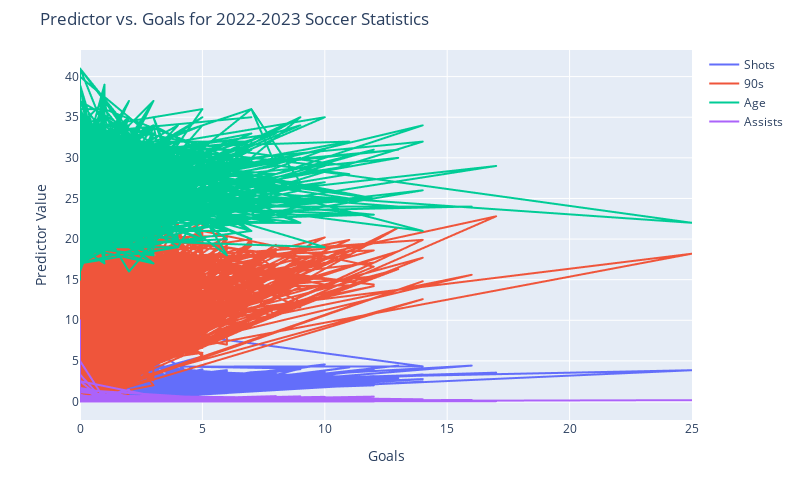

The code cell stored with this chart in its notebook:
### Markdown cell above
***
In order to visualize our data, I will create a line graph using Plotly Express. I am including some different predictors of goals in the plot.
***

### Code cell
data = pd.melt(soccer, id_vars=['Goals'], value_vars=['Shots', '90s', 'Age', 'Assists'])

# Fit the line we are plotting.
fig = px.line(data, x='Goals', y='value', color='variable', line_group='variable')

# Add axis titles.
fig.update_xaxes(title_text='Goals')
fig.update_yaxes(title_text='Predictor Value')

# Add a title.
fig.update_layout(title_text='Predictor vs. Goals for 2022-2023 Soccer Statistics')

# Adjust the layout.
fig.update_layout(
    legend=dict(title=None), 
    font=dict(size=12), 
    margin=dict(t=50), 
    width=800,
    height=500
)

fig.show()

### Figure 1 — Plotly figure (JSON) as saved in the notebook; plotly's stock layout.template omitted (floating-point values rounded to 4 significant figures; data arrays with more than 128 entries replaced by an {"elided": "..."} marker saying what was removed)
{"data": [{"hovertemplate": "variable=Shots<br>Goals=%{x}<br>value=%{y}<extra></extra>", "legendgroup": "Shots", "line": {"color": "#636efa", "dash": "solid"}, "marker": {"symbol": "circle"}, "mode": "lines", "name": "Shots", "showlegend": true, "type": "scattergl", "x": {"elided": "2689 int values"}, "xaxis": "x", "y": {"elided": "2689 float values"}, "yaxis": "y"}, {"hovertemplate": "variable=90s<br>Goals=%{x}<br>value=%{y}<extra></extra>", "legendgroup": "90s", "line": {"color": "#EF553B", "dash": "solid"}, "marker": {"symbol": "circle"}, "mode": "lines", "name": "90s", "showlegend": true, "type": "scattergl", "x": {"elided": "2689 int values"}, "xaxis": "x", "y": {"elided": "2689 float values"}, "yaxis": "y"}, {"hovertemplate": "variable=Age<br>Goals=%{x}<br>value=%{y}<extra></extra>", "legendgroup": "Age", "line": {"color": "#00cc96", "dash": "solid"}, "marker": {"symbol": "circle"}, "mode": "lines", "name": "Age", "showlegend": true, "type": "scattergl", "x": {"elided": "2689 int values"}, "xaxis": "x", "y": {"elided": "2689 int values"}, "yaxis": "y"}, {"hovertemplate": "variable=Assists<br>Goals=%{x}<br>value=%{y}<extra></extra>", "legendgroup": "Assists", "line": {"color": "#ab63fa", "dash": "solid"}, "marker": {"symbol": "circle"}, "mode": "lines", "name": "Assists", "showlegend": true, "type": "scattergl", "x": {"elided": "2689 int values"}, "xaxis": "x", "y": {"elided": "2689 float values"}, "yaxis": "y"}], "layout": {"font": {"size": 12}, "height": 500, "legend": {"title": {}, "tracegroupgap": 0}, "margin": {"t": 50}, "title": {"text": "Predictor vs. Goals for 2022-2023 Soccer Statistics"}, "width": 800, "xaxis": {"anchor": "y", "domain": [0, 1], "title": {"text": "Goals"}}, "yaxis": {"anchor": "x", "domain": [0, 1], "title": {"text": "Predictor Value"}}}}
